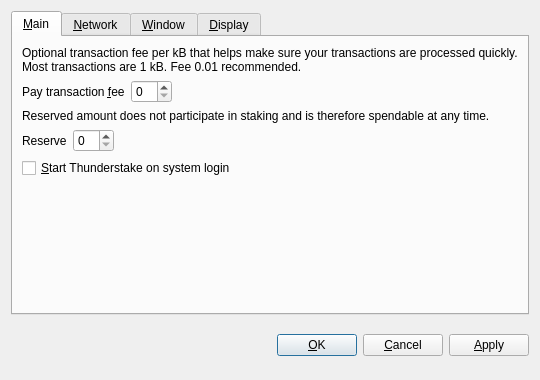
<?xml version="1.0" encoding="UTF-8"?>
<ui version="4.0">
 <class>OptionsDialog</class>
 <widget class="QDialog" name="OptionsDialog">
  <property name="geometry">
   <rect>
    <x>0</x>
    <y>0</y>
    <width>540</width>
    <height>380</height>
   </rect>
  </property>
  <property name="windowTitle">
   <string>Options</string>
  </property>
  <property name="modal">
   <bool>true</bool>
  </property>
  <layout class="QVBoxLayout" name="verticalLayout">
   <item>
    <widget class="QTabWidget" name="tabWidget">
     <property name="tabPosition">
      <enum>QTabWidget::North</enum>
     </property>
     <property name="currentIndex">
      <number>0</number>
     </property>
     <widget class="QWidget" name="tabMain">
      <attribute name="title">
       <string>&amp;Main</string>
      </attribute>
      <layout class="QVBoxLayout" name="verticalLayout_Main">
       <item>
        <widget class="QLabel" name="transactionFeeInfoLabel">
         <property name="text">
          <string>Optional transaction fee per kB that helps make sure your transactions are processed quickly. Most transactions are 1 kB. Fee 0.01 recommended.</string>
         </property>
         <property name="textFormat">
          <enum>Qt::PlainText</enum>
         </property>
         <property name="wordWrap">
          <bool>true</bool>
         </property>
        </widget>
       </item>
       <item>
        <layout class="QHBoxLayout" name="horizontalLayoutFee">
         <item>
          <widget class="QLabel" name="transactionFeeLabel">
           <property name="text">
            <string>Pay transaction &amp;fee</string>
           </property>
           <property name="textFormat">
            <enum>Qt::PlainText</enum>
           </property>
           <property name="buddy">
            <cstring>transactionFee</cstring>
           </property>
          </widget>
         </item>
         <item>
          <widget class="BitcoinAmountField" name="transactionFee"/>
         </item>
         <item>
          <spacer name="horizontalSpacerFee">
           <property name="orientation">
            <enum>Qt::Horizontal</enum>
           </property>
           <property name="sizeHint" stdset="0">
            <size>
             <width>40</width>
             <height>20</height>
            </size>
           </property>
          </spacer>
         </item>
        </layout>
       </item>
       <item>
        <widget class="QLabel" name="reserveBalanceInfoLabel">
         <property name="text">
          <string>Reserved amount does not participate in staking and is therefore spendable at any time.</string>
         </property>
         <property name="textFormat">
          <enum>Qt::PlainText</enum>
         </property>
         <property name="wordWrap">
          <bool>true</bool>
         </property>
        </widget>
       </item>
       <item>
        <layout class="QHBoxLayout" name="horizontalLayoutReserveBalance">
         <item>
          <widget class="QLabel" name="reserveBalanceLabel">
           <property name="text">
            <string>Reserve</string>
           </property>
           <property name="textFormat">
            <enum>Qt::PlainText</enum>
           </property>
           <property name="buddy">
            <cstring>reserveBalance</cstring>
           </property>
          </widget>
         </item>
         <item>
          <widget class="BitcoinAmountField" name="reserveBalance"/>
         </item>
         <item>
          <spacer name="horizontalSpacerReserveBalance">
           <property name="orientation">
            <enum>Qt::Horizontal</enum>
           </property>
           <property name="sizeHint" stdset="0">
            <size>
             <width>40</width>
             <height>20</height>
            </size>
           </property>
          </spacer>
         </item>
        </layout>
       </item>
       <item>
        <widget class="QCheckBox" name="bitcoinAtStartup">
         <property name="toolTip">
          <string>Automatically start Thunderstake after logging in to the system.</string>
         </property>
         <property name="text">
          <string>&amp;Start Thunderstake on system login</string>
         </property>
        </widget>
       </item>
       <item>
        <spacer name="verticalSpacer_Main">
         <property name="orientation">
          <enum>Qt::Vertical</enum>
         </property>
         <property name="sizeHint" stdset="0">
          <size>
           <width>20</width>
           <height>40</height>
          </size>
         </property>
        </spacer>
       </item>
      </layout>
     </widget>
     <widget class="QWidget" name="tabNetwork">
      <attribute name="title">
       <string>&amp;Network</string>
      </attribute>
      <layout class="QVBoxLayout" name="verticalLayout_Network">
       <item>
        <widget class="QCheckBox" name="mapPortUpnp">
         <property name="toolTip">
          <string>Automatically open the Thunderstake client port on the router. This only works when your router supports UPnP and it is enabled.</string>
         </property>
         <property name="text">
          <string>Map port using &amp;UPnP</string>
         </property>
        </widget>
       </item>
       <item>
        <widget class="QCheckBox" name="connectSocks">
         <property name="toolTip">
          <string>Connect to the Thunderstake network through a SOCKS proxy (e.g. when connecting through Tor).</string>
         </property>
         <property name="text">
          <string>&amp;Connect through SOCKS proxy:</string>
         </property>
        </widget>
       </item>
       <item>
        <layout class="QHBoxLayout" name="horizontalLayout_Network">
         <item>
          <widget class="QLabel" name="proxyIpLabel">
           <property name="text">
            <string>Proxy &amp;IP:</string>
           </property>
           <property name="textFormat">
            <enum>Qt::PlainText</enum>
           </property>
           <property name="buddy">
            <cstring>proxyIp</cstring>
           </property>
          </widget>
         </item>
         <item>
          <widget class="QValidatedLineEdit" name="proxyIp">
           <property name="maximumSize">
            <size>
             <width>140</width>
             <height>16777215</height>
            </size>
           </property>
           <property name="toolTip">
            <string>IP address of the proxy (e.g. 127.0.0.1)</string>
           </property>
          </widget>
         </item>
         <item>
          <widget class="QLabel" name="proxyPortLabel">
           <property name="text">
            <string>&amp;Port:</string>
           </property>
           <property name="textFormat">
            <enum>Qt::PlainText</enum>
           </property>
           <property name="buddy">
            <cstring>proxyPort</cstring>
           </property>
          </widget>
         </item>
         <item>
          <widget class="QLineEdit" name="proxyPort">
           <property name="maximumSize">
            <size>
             <width>55</width>
             <height>16777215</height>
            </size>
           </property>
           <property name="toolTip">
            <string>Port of the proxy (e.g. 9050)</string>
           </property>
          </widget>
         </item>
         <item>
          <widget class="QLabel" name="socksVersionLabel">
           <property name="text">
            <string>SOCKS &amp;Version:</string>
           </property>
           <property name="textFormat">
            <enum>Qt::PlainText</enum>
           </property>
           <property name="buddy">
            <cstring>socksVersion</cstring>
           </property>
          </widget>
         </item>
         <item>
          <widget class="QValueComboBox" name="socksVersion">
           <property name="toolTip">
            <string>SOCKS version of the proxy (e.g. 5)</string>
           </property>
          </widget>
         </item>
         <item>
          <spacer name="horizontalSpacer_Network">
           <property name="orientation">
            <enum>Qt::Horizontal</enum>
           </property>
           <property name="sizeHint" stdset="0">
            <size>
             <width>40</width>
             <height>20</height>
            </size>
           </property>
          </spacer>
         </item>
        </layout>
       </item>
       <item>
        <spacer name="verticalSpacer_Network">
         <property name="orientation">
          <enum>Qt::Vertical</enum>
         </property>
         <property name="sizeHint" stdset="0">
          <size>
           <width>20</width>
           <height>40</height>
          </size>
         </property>
        </spacer>
       </item>
      </layout>
     </widget>
     <widget class="QWidget" name="tabWindow">
      <attribute name="title">
       <string>&amp;Window</string>
      </attribute>
      <layout class="QVBoxLayout" name="verticalLayout_Window">
       <item>
        <widget class="QCheckBox" name="minimizeToTray">
         <property name="toolTip">
          <string>Show only a tray icon after minimizing the window.</string>
         </property>
         <property name="text">
          <string>&amp;Minimize to the tray instead of the taskbar</string>
         </property>
        </widget>
       </item>
       <item>
        <widget class="QCheckBox" name="minimizeOnClose">
         <property name="toolTip">
          <string>Minimize instead of exit the application when the window is closed. When this option is enabled, the application will be closed only after selecting Quit in the menu.</string>
         </property>
         <property name="text">
          <string>M&amp;inimize on close</string>
         </property>
        </widget>
       </item>
       <item>
        <spacer name="verticalSpacer_Window">
         <property name="orientation">
          <enum>Qt::Vertical</enum>
         </property>
         <property name="sizeHint" stdset="0">
          <size>
           <width>20</width>
           <height>40</height>
          </size>
         </property>
        </spacer>
       </item>
      </layout>
     </widget>
     <widget class="QWidget" name="tabDisplay">
      <attribute name="title">
       <string>&amp;Display</string>
      </attribute>
      <layout class="QVBoxLayout" name="verticalLayout_Display">
       <item>
        <layout class="QHBoxLayout" name="horizontalLayout_1_Display">
         <item>
          <widget class="QLabel" name="langLabel">
           <property name="text">
            <string>User Interface &amp;language:</string>
           </property>
           <property name="textFormat">
            <enum>Qt::PlainText</enum>
           </property>
           <property name="buddy">
            <cstring>lang</cstring>
           </property>
          </widget>
         </item>
         <item>
          <widget class="QValueComboBox" name="lang">
           <property name="toolTip">
            <string>The user interface language can be set here. This setting will take effect after restarting Thunderstake.</string>
           </property>
          </widget>
         </item>
        </layout>
       </item>
       <item>
        <layout class="QHBoxLayout" name="horizontalLayout_2_Display">
         <item>
          <widget class="QLabel" name="unitLabel">
           <property name="text">
            <string>&amp;Unit to show amounts in:</string>
           </property>
           <property name="textFormat">
            <enum>Qt::PlainText</enum>
           </property>
           <property name="buddy">
            <cstring>unit</cstring>
           </property>
          </widget>
         </item>
         <item>
          <widget class="QValueComboBox" name="unit">
           <property name="toolTip">
            <string>Choose the default subdivision unit to show in the interface and when sending coins.</string>
           </property>
          </widget>
         </item>
        </layout>
       </item>
       <item>
        <widget class="QCheckBox" name="displayAddresses">
         <property name="toolTip">
          <string>Whether to show Thunderstake addresses in the transaction list or not.</string>
         </property>
         <property name="text">
          <string>&amp;Display addresses in transaction list</string>
         </property>
        </widget>
       </item>
       <item>
        <widget class="QCheckBox" name="coinControlFeatures">
         <property name="toolTip">
          <string>Whether to show coin control features or not.</string>
         </property>
         <property name="text">
          <string>Display coin &amp;control features (experts only!)</string>
         </property>
        </widget>
       </item>
       <item>
        <spacer name="verticalSpacer_Display">
         <property name="orientation">
          <enum>Qt::Vertical</enum>
         </property>
         <property name="sizeHint" stdset="0">
          <size>
           <width>20</width>
           <height>40</height>
          </size>
         </property>
        </spacer>
       </item>
      </layout>
     </widget>
    </widget>
   </item>
   <item>
    <layout class="QHBoxLayout" name="horizontalLayout_Buttons">
     <item>
      <spacer name="horizontalSpacer_1">
       <property name="orientation">
        <enum>Qt::Horizontal</enum>
       </property>
       <property name="sizeHint" stdset="0">
        <size>
         <width>40</width>
         <height>48</height>
        </size>
       </property>
      </spacer>
     </item>
     <item>
      <widget class="QLabel" name="statusLabel">
       <property name="font">
        <font>
         <weight>75</weight>
         <bold>true</bold>
        </font>
       </property>
       <property name="text">
        <string/>
       </property>
       <property name="textFormat">
        <enum>Qt::PlainText</enum>
       </property>
       <property name="wordWrap">
        <bool>true</bool>
       </property>
      </widget>
     </item>
     <item>
      <spacer name="horizontalSpacer_2">
       <property name="orientation">
        <enum>Qt::Horizontal</enum>
       </property>
       <property name="sizeHint" stdset="0">
        <size>
         <width>40</width>
         <height>48</height>
        </size>
       </property>
      </spacer>
     </item>
     <item>
      <widget class="QPushButton" name="okButton">
       <property name="text">
        <string>&amp;OK</string>
       </property>
      </widget>
     </item>
     <item>
      <widget class="QPushButton" name="cancelButton">
       <property name="text">
        <string>&amp;Cancel</string>
       </property>
       <property name="autoDefault">
        <bool>false</bool>
       </property>
      </widget>
     </item>
     <item>
      <widget class="QPushButton" name="applyButton">
       <property name="text">
        <string>&amp;Apply</string>
       </property>
       <property name="autoDefault">
        <bool>false</bool>
       </property>
      </widget>
     </item>
    </layout>
   </item>
  </layout>
 </widget>
 <customwidgets>
  <customwidget>
   <class>BitcoinAmountField</class>
   <extends>QSpinBox</extends>
   <header>bitcoinamountfield.h</header>
  </customwidget>
  <customwidget>
   <class>QValueComboBox</class>
   <extends>QComboBox</extends>
   <header>qvaluecombobox.h</header>
  </customwidget>
  <customwidget>
   <class>QValidatedLineEdit</class>
   <extends>QLineEdit</extends>
   <header>qvalidatedlineedit.h</header>
  </customwidget>
 </customwidgets>
 <resources/>
 <connections/>
</ui>
